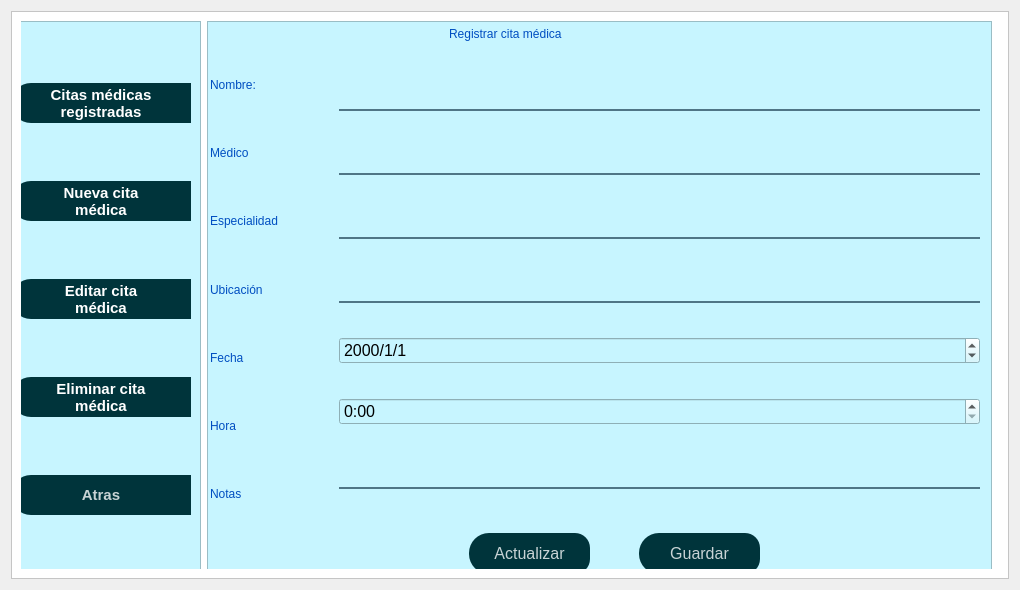
<?xml version="1.0" encoding="UTF-8"?>
<ui version="4.0">
 <class>Form</class>
 <widget class="QWidget" name="Form">
  <property name="geometry">
   <rect>
    <x>0</x>
    <y>0</y>
    <width>1020</width>
    <height>590</height>
   </rect>
  </property>
  <property name="minimumSize">
   <size>
    <width>1020</width>
    <height>590</height>
   </size>
  </property>
  <property name="maximumSize">
   <size>
    <width>1020</width>
    <height>590</height>
   </size>
  </property>
  <property name="windowTitle">
   <string>Form</string>
  </property>
  <layout class="QHBoxLayout" name="horizontalLayout_11">
   <item>
    <widget class="QFrame" name="frame">
     <property name="styleSheet">
      <string notr="true">background-color: rgb(255, 255, 255)</string>
     </property>
     <property name="frameShape">
      <enum>QFrame::StyledPanel</enum>
     </property>
     <property name="frameShadow">
      <enum>QFrame::Raised</enum>
     </property>
     <layout class="QVBoxLayout" name="verticalLayout_2" stretch="0">
      <item>
       <widget class="QFrame" name="frame_2">
        <property name="styleSheet">
         <string notr="true">background-color:rgb(199, 245, 255)</string>
        </property>
        <property name="frameShape">
         <enum>QFrame::StyledPanel</enum>
        </property>
        <property name="frameShadow">
         <enum>QFrame::Raised</enum>
        </property>
        <widget class="QFrame" name="frame_3">
         <property name="geometry">
          <rect>
           <x>-30</x>
           <y>-10</y>
           <width>1011</width>
           <height>581</height>
          </rect>
         </property>
         <property name="styleSheet">
          <string notr="true">background-color: rgb(255, 255, 255)</string>
         </property>
         <property name="frameShape">
          <enum>QFrame::StyledPanel</enum>
         </property>
         <property name="frameShadow">
          <enum>QFrame::Raised</enum>
         </property>
         <layout class="QHBoxLayout" name="horizontalLayout">
          <item>
           <widget class="QFrame" name="frame_control">
            <property name="minimumSize">
             <size>
              <width>200</width>
              <height>0</height>
             </size>
            </property>
            <property name="maximumSize">
             <size>
              <width>0</width>
              <height>16777215</height>
             </size>
            </property>
            <property name="styleSheet">
             <string notr="true">QFrame{
	background-color: #c7f5ff;
}
QPushButton{
	background-color:rgba(0, 52, 59, 1);
	color:rgba(255,255,255,200);
	border-top-left-radius: 20px;
	border-bottom-left-radius: 20px
}
QPushButton:pressed{
	padding-left:5px;
	padding-top:5px;
	background-color:rgba(0, 119, 123, 1);
	background-position:calc(100% - 10px)center;
	border-top-left-radius: 20px;
	border-bottom-left-radius: 20px
}
QPushButton:hover{
	background-color:rgba(0, 174, 173, 1);
	border-top-left-radius: 20px;
	border-bottom-left-radius: 20px
}
</string>
            </property>
            <property name="frameShape">
             <enum>QFrame::StyledPanel</enum>
            </property>
            <property name="frameShadow">
             <enum>QFrame::Raised</enum>
            </property>
            <layout class="QVBoxLayout" name="verticalLayout_3">
             <item>
              <widget class="QPushButton" name="pushButtonDB">
               <property name="minimumSize">
                <size>
                 <width>0</width>
                 <height>40</height>
                </size>
               </property>
               <property name="font">
                <font>
                 <pointsize>11</pointsize>
                 <weight>75</weight>
                 <bold>true</bold>
                </font>
               </property>
               <property name="styleSheet">
                <string notr="true">color:rgb(255, 255, 255)</string>
               </property>
               <property name="text">
                <string>Citas médicas
registradas</string>
               </property>
               <property name="icon">
                <iconset>
                 <normaloff>../Iconos/base-de-datos.png</normaloff>../Iconos/base-de-datos.png</iconset>
               </property>
               <property name="iconSize">
                <size>
                 <width>32</width>
                 <height>32</height>
                </size>
               </property>
              </widget>
             </item>
             <item>
              <widget class="QPushButton" name="pushButtonRegistrar">
               <property name="minimumSize">
                <size>
                 <width>0</width>
                 <height>40</height>
                </size>
               </property>
               <property name="font">
                <font>
                 <pointsize>11</pointsize>
                 <weight>75</weight>
                 <bold>true</bold>
                </font>
               </property>
               <property name="styleSheet">
                <string notr="true">color:rgb(255, 255, 255)</string>
               </property>
               <property name="text">
                <string>Nueva cita
médica</string>
               </property>
               <property name="icon">
                <iconset>
                 <normaloff>../Iconos/boton-agregar.png</normaloff>../Iconos/boton-agregar.png</iconset>
               </property>
               <property name="iconSize">
                <size>
                 <width>32</width>
                 <height>32</height>
                </size>
               </property>
              </widget>
             </item>
             <item>
              <widget class="QPushButton" name="pushButtonEditar">
               <property name="minimumSize">
                <size>
                 <width>0</width>
                 <height>40</height>
                </size>
               </property>
               <property name="font">
                <font>
                 <pointsize>11</pointsize>
                 <weight>75</weight>
                 <bold>true</bold>
                </font>
               </property>
               <property name="styleSheet">
                <string notr="true">color:rgb(255, 255, 255)</string>
               </property>
               <property name="text">
                <string>Editar cita
médica</string>
               </property>
               <property name="icon">
                <iconset>
                 <normaloff>../Iconos/editar.png</normaloff>../Iconos/editar.png</iconset>
               </property>
               <property name="iconSize">
                <size>
                 <width>32</width>
                 <height>32</height>
                </size>
               </property>
              </widget>
             </item>
             <item>
              <widget class="QPushButton" name="pushButtonEliminar">
               <property name="minimumSize">
                <size>
                 <width>0</width>
                 <height>40</height>
                </size>
               </property>
               <property name="font">
                <font>
                 <pointsize>11</pointsize>
                 <weight>75</weight>
                 <bold>true</bold>
                </font>
               </property>
               <property name="styleSheet">
                <string notr="true">color:rgb(255, 255, 255)</string>
               </property>
               <property name="text">
                <string>Eliminar cita
médica</string>
               </property>
               <property name="icon">
                <iconset>
                 <normaloff>../Iconos/eliminar.png</normaloff>../Iconos/eliminar.png</iconset>
               </property>
               <property name="iconSize">
                <size>
                 <width>32</width>
                 <height>32</height>
                </size>
               </property>
              </widget>
             </item>
             <item>
              <widget class="QPushButton" name="pushButtonCerrar">
               <property name="minimumSize">
                <size>
                 <width>0</width>
                 <height>40</height>
                </size>
               </property>
               <property name="font">
                <font>
                 <pointsize>11</pointsize>
                 <weight>75</weight>
                 <bold>true</bold>
                </font>
               </property>
               <property name="text">
                <string>Atras</string>
               </property>
              </widget>
             </item>
            </layout>
           </widget>
          </item>
          <item>
           <widget class="QFrame" name="frame_tabla">
            <property name="styleSheet">
             <string notr="true">QFrame{
	background-color: #c7f5ff
}

QLabel{
	font: 87 12pt &quot;Arial Black&quot;;
	color:#004ec1;
	border: 0px solid #14C8DC;
}

QLineEdit{
	border: 0px;
	color: rgb(255, 255, 255);
	border-bottom: 2px solid rgb(61,61,61);
	font 75 12pt &quot;Times New Roman&quot;;
}

QPushButton{
	background-color:rgba(0, 52, 59, 1);
	color:rgba(255,255,255,200);
	border-radius: 15px
}
QPushButton:pressed{
	padding-left:5px;
	padding-top:5px;
	background-color:rgba(0, 119, 123, 1);
	background-position:calc(100% - 10px)center;
	border-radius: 15px
}
QPushButton:hover{
	background-color:rgba(0, 174, 173, 1);
	border-radius: 15px;
}

QHeaderView::section{
	background-color:rgba(0, 174, 173, 1);
	border: 1px solid rgb(0,0,0);
	font-size: 12pt;
}</string>
            </property>
            <property name="frameShape">
             <enum>QFrame::StyledPanel</enum>
            </property>
            <property name="frameShadow">
             <enum>QFrame::Raised</enum>
            </property>
            <layout class="QVBoxLayout" name="verticalLayout_4">
             <property name="spacing">
              <number>0</number>
             </property>
             <property name="leftMargin">
              <number>1</number>
             </property>
             <property name="topMargin">
              <number>1</number>
             </property>
             <property name="rightMargin">
              <number>1</number>
             </property>
             <property name="bottomMargin">
              <number>1</number>
             </property>
             <item>
              <widget class="QStackedWidget" name="stackedWidget">
               <property name="styleSheet">
                <string notr="true">background-color:#c7f5ff</string>
               </property>
               <property name="currentIndex">
                <number>1</number>
               </property>
               <widget class="QWidget" name="pageDB">
                <layout class="QVBoxLayout" name="verticalLayout_5">
                 <item>
                  <widget class="QLabel" name="label">
                   <property name="text">
                    <string>Recordatorios de citas médicas</string>
                   </property>
                   <property name="alignment">
                    <set>Qt::AlignCenter</set>
                   </property>
                  </widget>
                 </item>
                 <item>
                  <widget class="QTableWidget" name="tableCitasMedicas">
                   <property name="enabled">
                    <bool>true</bool>
                   </property>
                   <property name="font">
                    <font>
                     <pointsize>9</pointsize>
                    </font>
                   </property>
                   <property name="styleSheet">
                    <string notr="true">background-color:rgb(255,255,255);
gridline-color:rgb(0, 206, 151);</string>
                   </property>
                   <property name="verticalScrollBarPolicy">
                    <enum>Qt::ScrollBarAsNeeded</enum>
                   </property>
                   <property name="horizontalScrollBarPolicy">
                    <enum>Qt::ScrollBarAsNeeded</enum>
                   </property>
                   <property name="sizeAdjustPolicy">
                    <enum>QAbstractScrollArea::AdjustIgnored</enum>
                   </property>
                   <property name="showGrid">
                    <bool>true</bool>
                   </property>
                   <attribute name="horizontalHeaderCascadingSectionResizes">
                    <bool>false</bool>
                   </attribute>
                   <attribute name="verticalHeaderStretchLastSection">
                    <bool>false</bool>
                   </attribute>
                   <column>
                    <property name="text">
                     <string>Médico</string>
                    </property>
                   </column>
                   <column>
                    <property name="text">
                     <string>Especialidad</string>
                    </property>
                   </column>
                   <column>
                    <property name="text">
                     <string>Ubicación</string>
                    </property>
                   </column>
                   <column>
                    <property name="text">
                     <string>Fecha</string>
                    </property>
                   </column>
                   <column>
                    <property name="text">
                     <string>Hora</string>
                    </property>
                   </column>
                   <column>
                    <property name="text">
                     <string>Notas</string>
                    </property>
                   </column>
                   <column>
                    <property name="text">
                     <string>Nombre</string>
                    </property>
                   </column>
                  </widget>
                 </item>
                 <item>
                  <layout class="QHBoxLayout" name="horizontalLayout_2">
                   <property name="rightMargin">
                    <number>10</number>
                   </property>
                   <item>
                    <spacer name="horizontalSpacer">
                     <property name="orientation">
                      <enum>Qt::Horizontal</enum>
                     </property>
                     <property name="sizeHint" stdset="0">
                      <size>
                       <width>40</width>
                       <height>20</height>
                      </size>
                     </property>
                    </spacer>
                   </item>
                   <item>
                    <widget class="QPushButton" name="pushButtonActualizar">
                     <property name="minimumSize">
                      <size>
                       <width>120</width>
                       <height>30</height>
                      </size>
                     </property>
                     <property name="font">
                      <font>
                       <pointsize>12</pointsize>
                       <weight>75</weight>
                       <bold>true</bold>
                      </font>
                     </property>
                     <property name="styleSheet">
                      <string notr="true">QPushButton{
	background-color:rgba(0, 52, 59, 1);
	color:rgba(255,255,255,200);
	border-radius: 15px;
}
QPushButton:pressed{
	padding-left:5px;
	padding-top:5px;
	background-color:rgba(0, 119, 123, 1);
	background-position:calc(100% - 10px)center;
	border-radius: 15px;
}
QPushButton:hover{
	background-color:rgba(0, 174, 173, 1);
	border-radius: 15px;
}</string>
                     </property>
                     <property name="text">
                      <string>Actualizar</string>
                     </property>
                    </widget>
                   </item>
                  </layout>
                 </item>
                </layout>
               </widget>
               <widget class="QWidget" name="pageRegistrar">
                <widget class="QLabel" name="label_12">
                 <property name="geometry">
                  <rect>
                   <x>240</x>
                   <y>0</y>
                   <width>201</width>
                   <height>21</height>
                  </rect>
                 </property>
                 <property name="text">
                  <string>Registrar cita médica</string>
                 </property>
                </widget>
                <widget class="QPushButton" name="pushButtonActualizar_2">
                 <property name="geometry">
                  <rect>
                   <x>260</x>
                   <y>510</y>
                   <width>121</width>
                   <height>41</height>
                  </rect>
                 </property>
                 <property name="font">
                  <font>
                   <pointsize>12</pointsize>
                  </font>
                 </property>
                 <property name="styleSheet">
                  <string notr="true">QPushButton{
	background-color:rgba(0, 52, 59, 1);
	color:rgba(255,255,255,200);
	border-top-left-radius: 20px;
	border-bottom-left-radius: 20px
}
QPushButton:pressed{
	padding-left:5px;
	padding-top:5px;
	background-color:rgba(0, 119, 123, 1);
	background-position:calc(100% - 10px)center;
	border-top-left-radius: 20px;
	border-bottom-left-radius: 20px
}
QPushButton:hover{
	background-color:rgba(0, 174, 173, 1);
	border-top-left-radius: 20px;
	border-bottom-left-radius: 20px
}
</string>
                 </property>
                 <property name="text">
                  <string>Actualizar</string>
                 </property>
                </widget>
                <widget class="QPushButton" name="pushButtonGuardar">
                 <property name="geometry">
                  <rect>
                   <x>430</x>
                   <y>510</y>
                   <width>121</width>
                   <height>41</height>
                  </rect>
                 </property>
                 <property name="font">
                  <font>
                   <pointsize>12</pointsize>
                  </font>
                 </property>
                 <property name="styleSheet">
                  <string notr="true">QPushButton{
	background-color:rgba(0, 52, 59, 1);
	color:rgba(255,255,255,200);
	border-top-left-radius: 20px;
	border-bottom-left-radius: 20px
}
QPushButton:pressed{
	padding-left:5px;
	padding-top:5px;
	background-color:rgba(0, 119, 123, 1);
	background-position:calc(100% - 10px)center;
	border-top-left-radius: 20px;
	border-bottom-left-radius: 20px
}
QPushButton:hover{
	background-color:rgba(0, 174, 173, 1);
	border-top-left-radius: 20px;
	border-bottom-left-radius: 20px
}
</string>
                 </property>
                 <property name="text">
                  <string>Guardar</string>
                 </property>
                </widget>
                <widget class="QWidget" name="layoutWidget">
                 <property name="geometry">
                  <rect>
                   <x>1</x>
                   <y>31</y>
                   <width>116</width>
                   <height>471</height>
                  </rect>
                 </property>
                 <layout class="QVBoxLayout" name="verticalLayout_6">
                  <item>
                   <widget class="QLabel" name="label_8">
                    <property name="text">
                     <string>Nombre:</string>
                    </property>
                   </widget>
                  </item>
                  <item>
                   <widget class="QLabel" name="label_2">
                    <property name="text">
                     <string>Médico</string>
                    </property>
                   </widget>
                  </item>
                  <item>
                   <widget class="QLabel" name="label_3">
                    <property name="text">
                     <string>Especialidad</string>
                    </property>
                   </widget>
                  </item>
                  <item>
                   <widget class="QLabel" name="label_4">
                    <property name="text">
                     <string>Ubicación</string>
                    </property>
                   </widget>
                  </item>
                  <item>
                   <widget class="QLabel" name="label_5">
                    <property name="text">
                     <string>Fecha</string>
                    </property>
                   </widget>
                  </item>
                  <item>
                   <widget class="QLabel" name="label_7">
                    <property name="text">
                     <string>Hora</string>
                    </property>
                   </widget>
                  </item>
                  <item>
                   <widget class="QLabel" name="label_6">
                    <property name="text">
                     <string>Notas</string>
                    </property>
                   </widget>
                  </item>
                 </layout>
                </widget>
                <widget class="QWidget" name="layoutWidget">
                 <property name="geometry">
                  <rect>
                   <x>130</x>
                   <y>30</y>
                   <width>641</width>
                   <height>471</height>
                  </rect>
                 </property>
                 <layout class="QVBoxLayout" name="verticalLayout">
                  <item>
                   <widget class="QLineEdit" name="lineEditUsuario">
                    <property name="font">
                     <font>
                      <pointsize>12</pointsize>
                     </font>
                    </property>
                    <property name="styleSheet">
                     <string notr="true">background-color:rgba(0,0,0,0);
border:2px solid rgba(0,0,0,0);
border-bottom-color:rgba(46,82,101,200);
color:rgb(0,0,0);
padding-bottom: 5px;</string>
                    </property>
                   </widget>
                  </item>
                  <item>
                   <widget class="QLineEdit" name="lineEditMedico">
                    <property name="font">
                     <font>
                      <pointsize>12</pointsize>
                     </font>
                    </property>
                    <property name="styleSheet">
                     <string notr="true">background-color:rgba(0,0,0,0);
border:2px solid rgba(0,0,0,0);
border-bottom-color:rgba(46,82,101,200);
color:rgb(0,0,0);
padding-bottom: 5px;</string>
                    </property>
                   </widget>
                  </item>
                  <item>
                   <widget class="QLineEdit" name="lineEditEspecialidad">
                    <property name="font">
                     <font>
                      <pointsize>12</pointsize>
                     </font>
                    </property>
                    <property name="styleSheet">
                     <string notr="true">background-color:rgba(0,0,0,0);
border:2px solid rgba(0,0,0,0);
border-bottom-color:rgba(46,82,101,200);
color:rgb(0,0,0);
padding-bottom: 5px;</string>
                    </property>
                   </widget>
                  </item>
                  <item>
                   <widget class="QLineEdit" name="lineEditUbicacion">
                    <property name="font">
                     <font>
                      <pointsize>12</pointsize>
                     </font>
                    </property>
                    <property name="styleSheet">
                     <string notr="true">background-color:rgba(0,0,0,0);
border:2px solid rgba(0,0,0,0);
border-bottom-color:rgba(46,82,101,200);
color:rgb(0,0,0);
padding-bottom: 5px;</string>
                    </property>
                   </widget>
                  </item>
                  <item>
                   <widget class="QDateEdit" name="dateEdit">
                    <property name="font">
                     <font>
                      <pointsize>12</pointsize>
                     </font>
                    </property>
                    <property name="displayFormat">
                     <string>yyyy/M/d</string>
                    </property>
                   </widget>
                  </item>
                  <item>
                   <widget class="QTimeEdit" name="timeEdit">
                    <property name="font">
                     <font>
                      <pointsize>12</pointsize>
                     </font>
                    </property>
                    <property name="minimumTime">
                     <time>
                      <hour>0</hour>
                      <minute>0</minute>
                      <second>0</second>
                     </time>
                    </property>
                    <property name="displayFormat">
                     <string>h:mm</string>
                    </property>
                   </widget>
                  </item>
                  <item>
                   <widget class="QLineEdit" name="lineEditNotas">
                    <property name="font">
                     <font>
                      <pointsize>12</pointsize>
                     </font>
                    </property>
                    <property name="styleSheet">
                     <string notr="true">background-color:rgba(0,0,0,0);
border:2px solid rgba(0,0,0,0);
border-bottom-color:rgba(46,82,101,200);
color:rgb(0,0,0);
padding-bottom: 5px;</string>
                    </property>
                   </widget>
                  </item>
                 </layout>
                </widget>
               </widget>
              </widget>
             </item>
            </layout>
           </widget>
          </item>
         </layout>
        </widget>
       </widget>
      </item>
     </layout>
    </widget>
   </item>
  </layout>
 </widget>
 <resources/>
 <connections/>
</ui>
